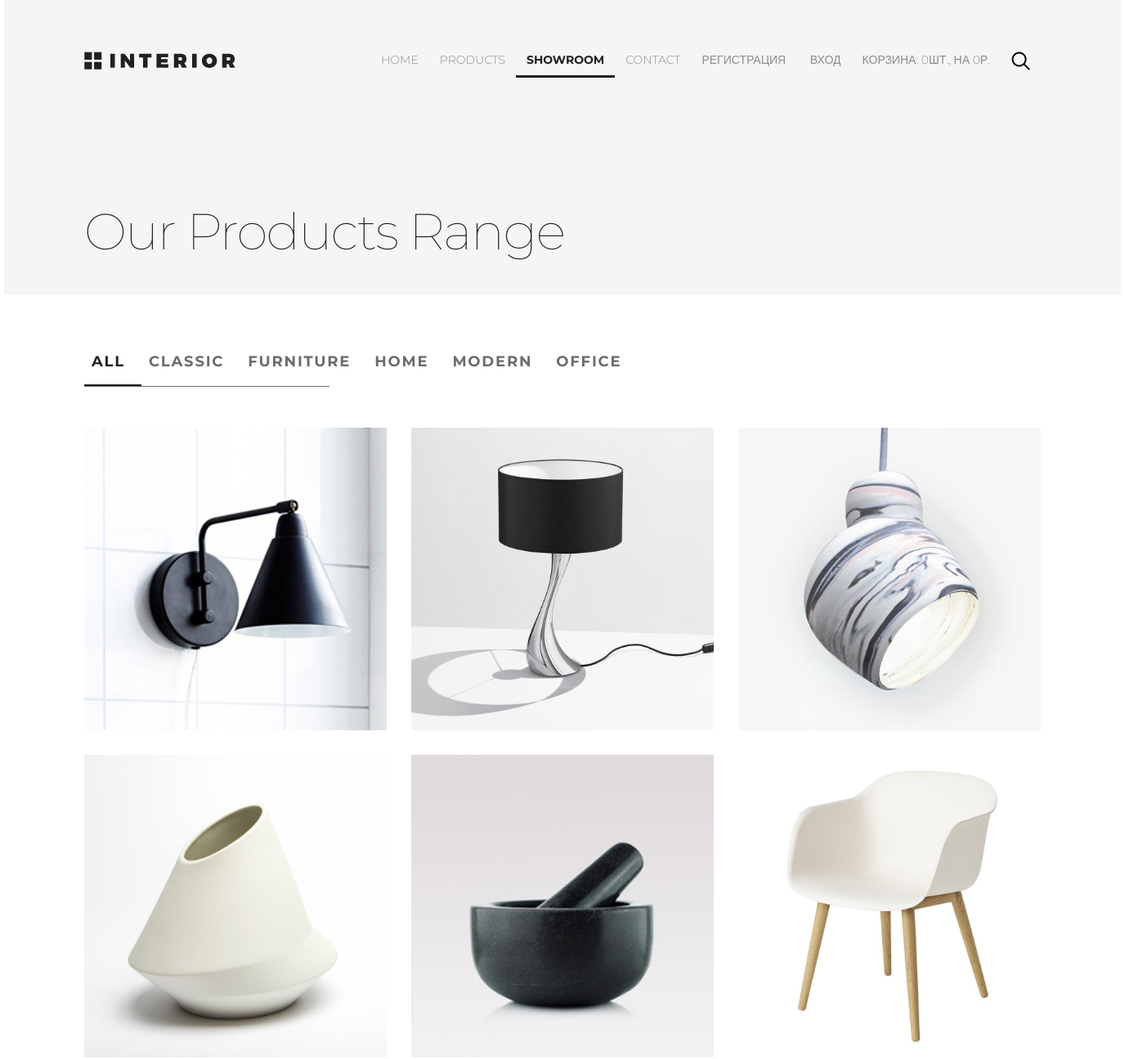
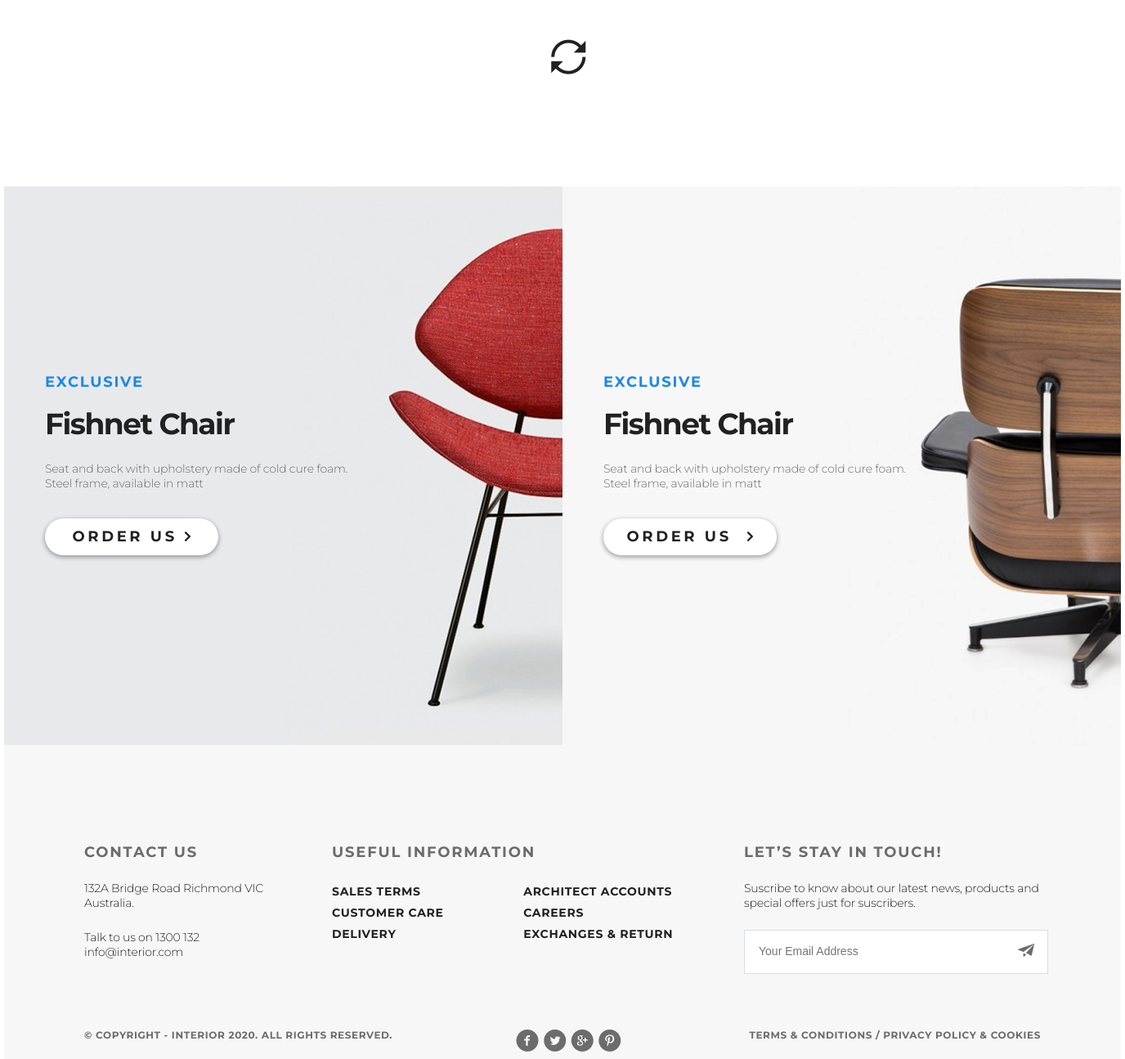
The app's page /showroom/ with its own data (2 pictures, top to bottom).
### mainapp/models.py (models this page shows, shortened)
class ProductCategory(models.Model):
    name = models.CharField(verbose_name='имя категории', max_length=128)
    description = models.TextField(verbose_name='описание категории', blank=True)
    modified_date = models.DateTimeField(
        verbose_name='дата изменения', auto_now=True)
    class Meta:
        verbose_name = 'Категория продукта'
        verbose_name_plural = 'Категории продуктов'
        ordering = ['name']

class Product(models.Model):
    category = models.ForeignKey(ProductCategory,
                                 on_delete=models.CASCADE,
                                 verbose_name='категория продукта')
    name = models.CharField('имя продукта', max_length=128)
    image = models.ImageField(upload_to='products_images', blank=True)
    short_desc = models.CharField('краткое описание продукта', max_length=64, blank=True)
    description = models.TextField('описание продукта', blank=True)
    price = models.DecimalField('цена продукта', max_digits=8, decimal_places=2, default=0)
    quantity = models.PositiveIntegerField('количество на складе', default=0)
    modified_date = models.DateTimeField(
        verbose_name='дата изменения', auto_now=True)
    class Meta:
        verbose_name = 'продукт'
        verbose_name_plural = 'продукты'
        ordering = ['name']

### mainapp/views.py (the view)
# urls.py: path('showroom/', mainapp.showroom, name='showroom'),
def showroom(request, pk=0):
    if pk == 0:
        category = {'pk': 0, 'name': 'all'}
        products = Product.objects.all().order_by('-pk')
    else:
        category = get_object_or_404(ProductCategory, pk=pk)
        products = Product.objects.filter(category=category).order_by('price')
    context = {
        'page_title': 'Showroom',
        'links_menu': LINKS_MENU,
        'categories': get_categories(),
        'user_basket': get_user_basket(request),
        'products': products[:6],
        'media_url': MEDIA_URL,
    }
    return render(request, 'mainapp/showroom.html', context)

### mainapp/views.py (called while the page is built)
def get_categories():
    return ProductCategory.objects.all()

def get_user_basket(request):
    quantity = 0
    price = 0
    for item in BasketItem.objects.filter(user_id=request.user.id):
        quantity += item.quantity
        price += Product.objects.filter(id=item.product_id).first().price * quantity
    return f'{quantity}шт., на {price}р.'

### mainapp/templates/mainapp/showroom.html
{% extends 'mainapp/base.html' %}
{% load static %}
{% block container %}
    <section class="padding-site our-products clearfix">
        {% include 'mainapp/includes/inc__main_menu.html' %}
        <p class="our-products-text">Our Products Range</p>
    </section>
    <section class="trending clearfix padding-site">
        {% include 'mainapp/includes/ink__showroom_menu.html' %}
        <div class="trending-products">
            {% include 'mainapp/includes/inc__trending_products.html' %}
        </div>
        <a class="trending-products_icon-loop2" href="#"><span class="icon-loop2"></span></a>
    </section>
    <section class="exclusive clearfix exclusive_margin">
        {% include 'mainapp/includes/inc__exclusive_products.html' %}
    </section>
{% endblock %}

### mainapp/templates/mainapp/includes/ink__showroom_menu.html
<div class="products-header products-header_margin">
    <ul class="products-menu">
        <li class="products-menu_list">
            <a href="{% url 'main:showroom_catalog' pk=0 %}"
               class="products-menu_link products-menu_link__active products-menu__active2">
                All
            </a>
        </li>
        {% for category in categories %}
            <li class="products-menu_list">
                <a href="{% url 'main:showroom_catalog' pk=category.pk %}" class="products-menu_link products-menu__font">
                    {{ category.name }}
                </a>
            </li>
        {% endfor %}
    </ul>
    <div class="products-menu_border"></div>
</div>

### mainapp/templates/mainapp/includes/inc__trending_products.html
{% for product in products %}
    <a class="trending-product" href="{% url 'basket:add' product.pk %}">
        <img src="{{ media_url }}{{ product.image }}" alt="{{ product.name }}"></a>
{% endfor %}

### static/css/style.css (style rules this page uses)
* { margin: 0; padding: 0; }
html { height: 100%; }
body { height: 100%; font-family: "Montserrat", sans-serif; }
.clearfix:after { content: ""; display: table; clear: both; }
.padding-site { padding-left: 98px; padding-right: 98px; }
.slider, .products, .exclusive, .trending { margin-bottom: 120px; }
.products-menu { overflow: hidden; }
.products-menu_list { list-style-type: none; }
.products-menu_link { text-decoration: none; color: #6c6c6c; font-size: 36px; font-weight: 700; float: left; padding: 0 20px 19px 9px; letter-spacing: -1.5px; border-bottom: solid 1px #6c6c6c; }
.products-menu_link__active { color: #212121; border-bottom: solid 3px #212121; padding-bottom: 17px; }
.trending-product { float: left; margin-right: 30px; margin-bottom: 30px; width: 370px; height: 370px; transition: 0.2s; }
.trending-product:nth-child(3n) { margin-right: -30px; }
.trending-product:nth-child(n+4) { margin-bottom: -30px; }
.our-products { height: 360px; background-color: #f5f5f5; }
.our-products-text { margin-top: 156px; color: #212121; font-size: 62px; font-weight: 100; letter-spacing: -1.8px; }
.products-header { position: relative; }
.products-header_margin { margin-top: 71px; margin-bottom: 50px; }
.products-menu__font { color: #6c6c6c; font-size: 18px; text-transform: uppercase; border: none; position: relative; letter-spacing: 1.8px; }
.products-menu__active2 { font-size: 18px; font-weight: 700; text-transform: uppercase; letter-spacing: 1.8px; }
.products-menu_border { position: absolute; border-bottom: solid 1px #6c6c6c; height: 1px; width: 300px; top: 40px; }
.trending { position: relative; }
.trending .trending-products_icon-loop2 { position: absolute; bottom: -131px; left: 49%; color: #212121; font-size: 42px; display: inline-block; text-decoration: none; transition: 1s; }
.exclusive_margin { margin-top: 260px; margin-bottom: 0; }

### records on screen
ProductCategory: name "CLASSIC"
ProductCategory: name "FURNITURE"
ProductCategory: name "HOME"
ProductCategory: name "MODERN"
ProductCategory: name "OFFICE"
Product: image (picture)
Product: image (picture)
Product: image (picture)
Product: image (picture)
Product: image (picture)
Product: image (picture)

### other values on screen
{{ link.name|upper }} "HOME" "PRODUCTS" "SHOWROOM" "CONTACT"
{{ user_basket }} "0ШТ., НА 0Р."
